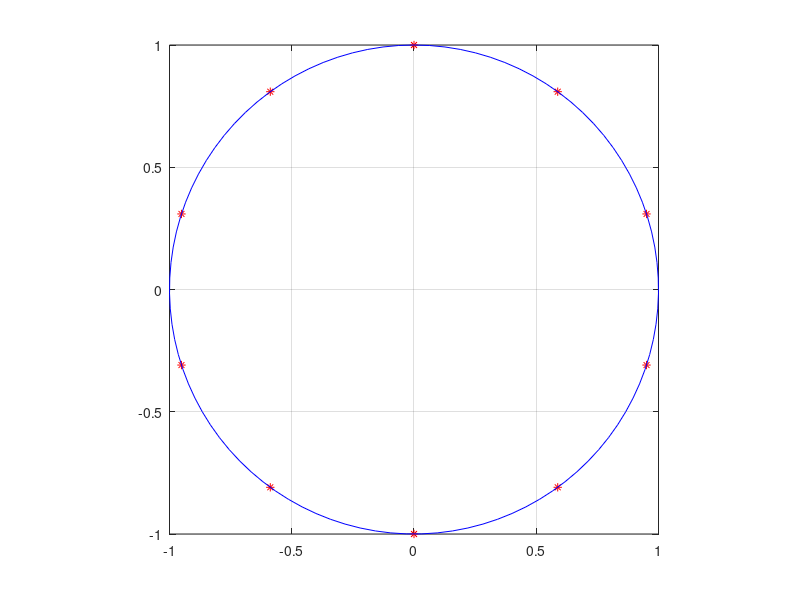

This chart was generated by the following MATLAB code:

% A=[1, 2; -1, -2];   
% % ode_func = @ (X) (-X*X-A);
% ode_func = @(X) reshape( - reshape(X,2,2).^2 - A, [], 1);
% Y0 = [1, 1; 1, 1]; T0=0; Tf=100;
% Y=zeros(2,2); 
% [T,Y] = ode45(@(t,y) ode_func(y), [T0,Tf], Y0(:));
% 
% T
% Y
n = 5;
x = [];
y = [];
for k=0:2*n-1
    phi = (2*k-1)*pi/2/n;
    x(k+1) = sin(phi);
    y(k+1) = cos(phi);
end
plot(y, x, '*r');
hold on;
t  = linspace(0, 2*pi, 100);
x0 = sin(t);
y0 = cos(t);
hold on;
plot(x0, y0, '-b');
hold off;
grid on;
axis square
